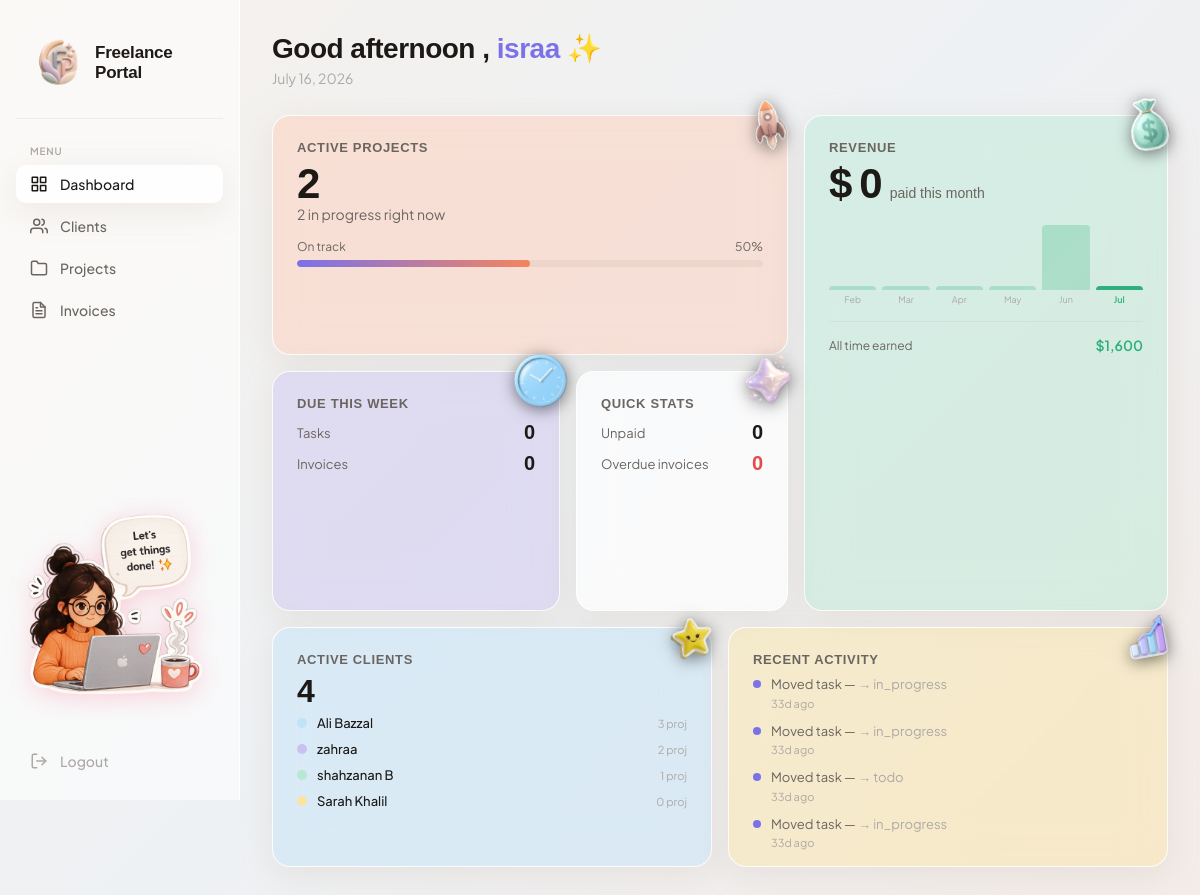
/dashboard.php (signed in), run on the app's committed database.
### tables this page shows
CREATE TABLE `activity_log` (
  `log_id` int(11) NOT NULL,
  `user_id` int(11) NOT NULL,
  `action` varchar(100) NOT NULL,
  `entity_type` varchar(50) DEFAULT NULL,
  `entity_id` int(11) DEFAULT NULL,
  `detail` text DEFAULT NULL,
  `logged_at` datetime DEFAULT current_timestamp()
);

### dashboard.php (the view, shortened to what this page needs)
<?php
require 'api/db.php';
$gender  = $_SESSION['gender'] ?? 'female';
$mascot  = "images/mascot/sidebar-{$gender}.png";
$name    = $_SESSION['name'] ?? 'there';
$hour = (int) date('H');
if ($hour < 12)      $greeting = 'Good morning';
elseif ($hour < 18)  $greeting = 'Good afternoon';
else                 $greeting = 'Good evening';
$today = date('F j, Y');
$active_clients  = $pdo->query("SELECT COUNT(*) FROM clients WHERE is_active = 1")->fetchColumn();
$active_projects = $pdo->query("SELECT COUNT(*) FROM projects WHERE status = 'in_progress'")->fetchColumn();
$revenue = $pdo->query("
    SELECT COALESCE(SUM(total), 0)
    FROM invoices
    WHERE status = 'paid'
    AND MONTH(paid_at) = MONTH(NOW())
    AND YEAR(paid_at)  = YEAR(NOW())
")->fetchColumn();
$unpaid_count = $pdo->query("SELECT COUNT(*) FROM invoices WHERE status = 'unpaid'")->fetchColumn();
$overdue_invoices = $pdo->query("SELECT COUNT(*) FROM invoices WHERE status = 'overdue'")->fetchColumn();
$on_track = $pdo->query("
    SELECT COUNT(*) FROM projects
    WHERE status = 'in_progress'
    AND (deadline IS NULL OR deadline >= CURDATE())
")->fetchColumn();
$on_track_pct = $active_projects > 0 ? round(($on_track / $active_projects) * 100) : 0;
$top_clients = $pdo->query("
    SELECT u.name, c.tag_color,
           COUNT(DISTINCT p.project_id) AS project_count
    FROM clients c
    JOIN users u ON u.user_id = c.user_id
    LEFT JOIN projects p ON p.client_id = c.client_id
    WHERE c.is_active = 1
    GROUP BY c.client_id
    ORDER BY project_count DESC
    LIMIT 4
")->fetchAll();
$due_tasks = $pdo->query("
    SELECT COUNT(*) FROM tasks
    WHERE is_done = 0
    AND due_date BETWEEN CURDATE() AND DATE_ADD(CURDATE(), INTERVAL 7 DAY)
")->fetchColumn();
$due_invoices = $pdo->query("
    SELECT COUNT(*) FROM invoices
    WHERE status = 'unpaid'
    AND due_date BETWEEN CURDATE() AND DATE_ADD(CURDATE(), INTERVAL 7 DAY)
")->fetchColumn();
$activity = $pdo->query("
    SELECT a.action, a.detail, a.logged_at, u.name
    FROM activity_log a
    JOIN users u ON u.user_id = a.user_id
    ORDER BY a.logged_at DESC
    LIMIT 8
")->fetchAll();
?>
<!DOCTYPE html>
<html lang="en">
<head>
    <link href="https://api.fontshare.com/v2/css?f[]=clash-display@400,500,600,700&display=swap" rel="stylesheet">
    <link rel="stylesheet" href="css/style.css">
</head>
<body>
<div class="app-layout">
    <aside class="sidebar">
        <div class="sidebar-logo">
            <img src="images/logo.png" alt="logo">
            <div class="sidebar-logo-text">Freelance Portal</div>
        </div>
        <span class="nav-label">Menu</span>
        <a href="dashboard.php" class="nav-link active">
            Dashboard
        </a>
        <a href="clients.php" class="nav-link">
            Clients
        </a>
        <a href="projects.php" class="nav-link">
            <svg xmlns="http://www.w3.org/2000/svg" width="18" height="18" viewBox="0 0 24 24" fill="none" stroke="currentColor" stroke-width="2" stroke-linecap="round" stroke-linejoin="round"><path d="M22 19a2 2 0 0 1-2 2H4a2 2 0 0 1-2-2V5a2 2 0 0 1 2-2h5l2 3h9a2 2 0 0 1 2 2z"/></svg>
            Projects
        </a>
        <a href="invoices.php" class="nav-link">
            Invoices
        </a>
        <div class="sidebar-mascot">
            <img src="<?= htmlspecialchars($mascot) ?>" alt="mascot"
     class="sidebar-mascot-img <?= $gender === 'male' ? 'mascot-male' : '' ?>">
        </div>
        <a href="logout.php" class="sidebar-logout">
            <svg xmlns="http://www.w3.org/2000/svg" width="18" height="18" viewBox="0 0 24 24" fill="none" stroke="currentColor" stroke-width="2" stroke-linecap="round" stroke-linejoin="round"><path d="M9 21H5a2 2 0 0 1-2-2V5a2 2 0 0 1 2-2h4"/><polyline points="16 17 21 12 16 7"/><line x1="21" y1="12" x2="9" y2="12"/></svg>
            Logout
        </a>
    </aside>
    <main class="main-content">
        <div class="greeting-row">
            <div>
                <h1><?= $greeting ?> , <span class="greeting-name"><?= htmlspecialchars($name) ?></span> ✨</h1>
                <p class="greeting-date"><?= $today ?></p>
            </div>
        </div>
<div class="bento">
    <div class="bento-card glass peach bento-wide" style="overflow:visible;">
        <img src="images/stickers/rocket.webp" alt="" class="bento-sticker">
        <h3>Active Projects</h3>
        <div class="stat-number" data-count="<?= $active_projects ?>"><?= $active_projects ?></div>
        <p class="stat-sub"><?= $active_projects ?> in progress right now</p>
        <div class="progress-wrap">
            <div class="progress-label">
                <span>On track</span>
                <span><?= $on_track_pct ?>%</span>
            </div>
            <div class="progress-track">
                <div class="progress-fill" data-pct="<?= $on_track_pct ?>"></div>
            </div>
        </div>
    </div>
        <div class="bento-card glass mint bento-tall" style="overflow:visible;">
            <img src="images/stickers/money.webp" alt="" class="bento-sticker">
            <h3>Revenue</h3>
<div class="stat-number">
    $<span data-count="<?= intval($revenue) ?>"><?= intval($revenue) ?></span>
    <span class="stat-sub">paid this month</span>
</div>
<?php
$chart_data = $pdo->query("
    SELECT DATE_FORMAT(paid_at, '%b') AS month,
           DATE_FORMAT(paid_at, '%Y-%m') AS month_key,
           COALESCE(SUM(total),0) AS total
    FROM invoices WHERE status='paid'
    AND paid_at >= DATE_SUB(NOW(), INTERVAL 6 MONTH)
    GROUP BY DATE_FORMAT(paid_at,'%Y-%m')
    ORDER BY MIN(paid_at) ASC
")->fetchAll();
$months = [];
for ($i = 5; $i >= 0; $i--) {
    $months[] = [
        'month'     => date('M', strtotime("-$i months")),
        'month_key' => date('Y-m', strtotime("-$i months")),
        'total'     => 0
    ];
}
$max_val = max(array_column($months, 'total') ?: [1]);
?>
            <div style="display:flex;align-items:flex-end;gap:6px;height:80px;margin-top:20px;">
                <?php foreach ($months as $m):
                    $pct        = round(($m['total'] / $max_val) * 100);
                    $is_current = ($m['month'] === date('M'));
                ?>
                <div style="flex:1;display:flex;flex-direction:column;align-items:center;gap:4px;height:100%;">
                    <div style="flex:1;width:100%;display:flex;align-items:flex-end;">
                        <div style="
                            width:100%;
                            height:<?= max(4, $pct) ?>%;
                            background:<?= $is_current ? 'var(--mint-deep)' : 'rgba(46,175,125,0.25)' ?>;
                            border-radius:4px 4px 0 0;
                            min-height:4px;
                        "></div>
                    </div>
                    <span style="font-size:9px;color:<?= $is_current ? 'var(--mint-deep)' : 'var(--text-3)' ?>;font-weight:<?= $is_current ? '600' : '400' ?>;">
                        <?= $m['month'] ?>
                    </span>
                </div>
                <?php endforeach; ?>
            </div>
            <?php
            $total_all = $pdo->query("SELECT COALESCE(SUM(total),0) FROM invoices WHERE status='paid'")->fetchColumn();
            ?>
            <div style="margin-top:16px;padding-top:14px;border-top:1.5px solid rgba(180,160,140,0.15);">
                <div class="due-item">
                    <span style="font-size:12px;color:var(--text-2);">All time earned</span>
                    <span style="font-size:14px;font-weight:600;color:var(--mint-deep);">$<?= number_format($total_all, 0) ?></span>
                </div>
            </div>
        </div>
    <div class="bento-card glass lavender bento-medium" style="overflow:visible;">
        <img src="images/stickers/clock.webp" alt="" class="bento-sticker">
        <h3>Due This Week</h3>
        <div class="due-items">
            <div class="due-item">
                <span>Tasks</span>
                <span class="due-count" data-count="<?= $due_tasks ?>"><?= $due_tasks ?></span>
            </div>
            <div class="due-item">
                <span>Invoices</span>
                <span class="due-count" data-count="<?= $due_invoices ?>"><?= $due_invoices ?></span>
            </div>
        </div>
    </div>
    <div class="bento-card glass white bento-half" style="overflow:visible;">
        <img src="images/stickers/sparkle.webp" alt="" class="bento-sticker">
        <h3>Quick Stats</h3>
        <div class="due-items">
            <div class="due-item">
                <span>Unpaid</span>
                <span class="due-count"><?= $unpaid_count ?></span>
            </div>
                <div class="due-item">
                    <span>Overdue invoices</span>
                    <span class="due-count" style="color:#E24B4A;"><?= $overdue_invoices ?></span>
                </div>
        </div>
    </div>
    <div class="bento-card glass sky bento-bottom" style="overflow:visible;">
        <img src="images/stickers/star.webp" alt="" class="bento-sticker">
        <h3>Active Clients</h3>
        <div class="stat-number" style="font-size:32px;" data-count="<?= $active_clients ?>"><?= $active_clients ?></div>
        <div class="client-list">
            <?php foreach ($top_clients as $c): ?>
            <div class="client-row">
                <span class="client-dot" style="background:<?= htmlspecialchars($c['tag_color']) ?>"></span>
                <span class="client-row-name"><?= htmlspecialchars($c['name']) ?></span>
                <span class="client-row-proj"><?= $c['project_count'] ?> proj</span>
            </div>
            <?php endforeach; ?>
        </div>
    </div>
<div class="bento-card glass butter bento-butter" style="overflow:visible;">
        <img src="images/stickers/chart.webp" alt="" class="bento-sticker">
        <h3>Recent Activity</h3>
        <div class="activity-list">
            <?php foreach ($activity as $log): ?>
            <div class="activity-item">
                <div class="activity-dot"></div>
                <div style="flex:1;">
                    <div class="activity-text">
                        <?= htmlspecialchars($log['action']) ?>
                        <?php if ($log['detail']): ?>
                            — <span style="color:var(--text-3)"><?= htmlspecialchars($log['detail']) ?></span>
                        <?php endif; ?>
                    </div>
                    <div class="activity-time"><?= timeAgo($log['logged_at']) ?></div>
                </div>
            </div>
            <?php endforeach; ?>
        </div>
    </div>
</div>
    </main>
</div>
</body>
</html>
<?php
function timeAgo($dateStr) {
    $diff = time() - strtotime($dateStr);
    return floor($diff / 86400) . 'd ago';
}
?>

### data on the page
activity_log: action "Moved task", detail "→ in_progress", logged_at "33d ago"
activity_log: action "Moved task", detail "→ in_progress", logged_at "33d ago"
activity_log: action "Moved task", detail "→ todo", logged_at "33d ago"
activity_log: action "Moved task", detail "→ in_progress", logged_at "33d ago"

### other printed values
$greeting "Good afternoon"
$name "israa"
$active_projects "2"
$on_track_pct "50"
$revenue "0"
$m['month'] "Feb"
$m['month'] "Mar"
$m['month'] "Apr"
$m['month'] "May"
$m['month'] "Jun"
$m['month'] "Jul"
$total_all "1,600"
$due_tasks "0"
$due_invoices "0"
$unpaid_count "0"
